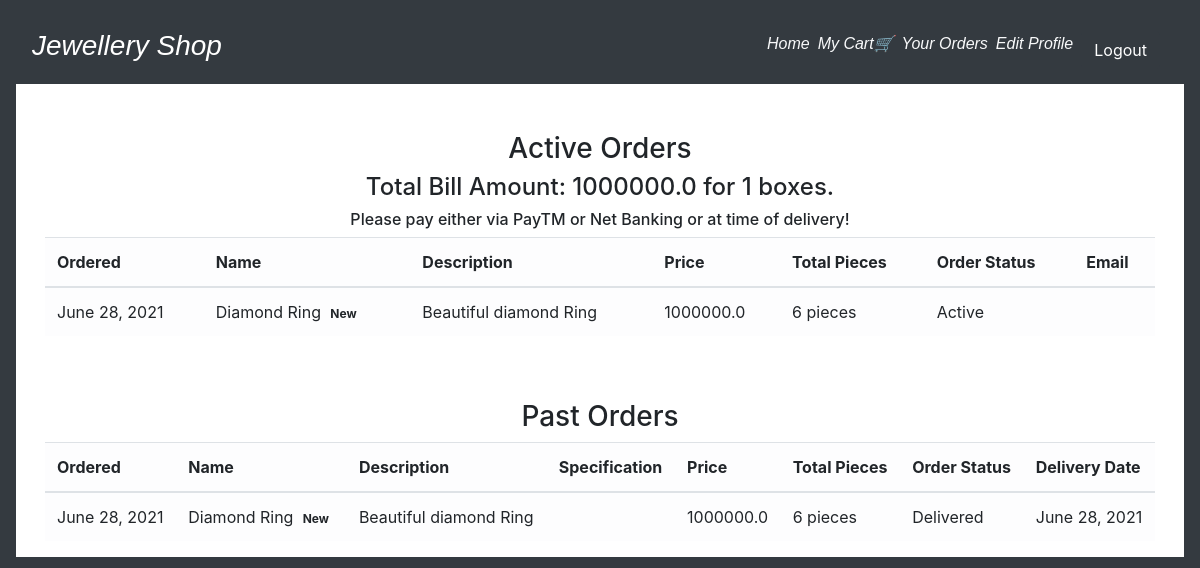
The page /order_details/ (signed in) on the database its author committed.
### main/models.py (models this page shows, shortened)
class CartItems(models.Model):
    ORDER_STATUS = (
        ('Active', 'Active'),
        ('Delivered', 'Delivered')
    )
    user = models.ForeignKey(User, on_delete=models.CASCADE)
    item = models.ForeignKey(Item, on_delete=models.CASCADE)
    ordered = models.BooleanField(default=False)
    quantity = models.IntegerField(default=1)
    ordered_date = models.DateField(default=timezone.now)
    status = models.CharField(max_length=20, choices=ORDER_STATUS, default='Active')
    delivery_date = models.DateField(default=timezone.now)
    class Meta:
        verbose_name = 'Cart Item'
        verbose_name_plural = 'Cart Items'

class Item(models.Model):
    LABELS = (
        ('BestSeller', 'BestSeller'),
        ('New', 'New'),
        ('Unique', 'Unique'),
        ('Antique', 'Antique'),
    )
    title = models.CharField(max_length=150)
    description = models.CharField(max_length=250,blank=True)
    price = models.FloatField()
    pieces = models.IntegerField(default=6)
    image = models.ImageField(default='default.png', upload_to='images/')
    labels = models.CharField(max_length=25, choices=LABELS, blank=True)
    slug = models.SlugField(default="Jewellery_Shop")
    created_by = models.ForeignKey(User, on_delete=models.CASCADE)
    Email = models.CharField(max_length=150, null=True)

### main/views.py (the view)
# urls.py: path('order_details/', views.order_details, name='order_details'),
@login_required
def order_details(request):
    items = CartItems.objects.filter(user=request.user, ordered=True,status="Active").order_by('-ordered_date')
    cart_items = CartItems.objects.filter(user=request.user, ordered=True,status="Delivered").order_by('-ordered_date')
    bill = items.aggregate(Sum('item__price'))
    number = items.aggregate(Sum('quantity'))
    pieces = items.aggregate(Sum('item__pieces'))
    total = bill.get("item__price__sum")
    count = number.get("quantity__sum")
    total_pieces = pieces.get("item__pieces__sum")
    context = {
        'items':items,
        'cart_items':cart_items,
        'total': total,
        'count': count,
        'total_pieces': total_pieces
    }
    return render(request, 'main/order_details.html', context)

### main/templatetags/get_group.py (called while the page is built)
@register.filter(name='has_group')
def has_group(user, group_name):
    return user.groups.filter(name=group_name).exists()

### main/templates/main/order_details.html
{% extends "main/layout.html" %}
{% block content %}
<div class="cart">
    <div class="container">
        <div class="row">
            <div class="col-sm-12 mt-5">
                <h3 class="text-center">Active Orders</h3>
                {% if items %}
                <h4 class="text-center">Total Bill Amount: {{total}} for {{ count }} boxes.</h4>
                <h6 class="text-center">Please pay either via PayTM or Net Banking or at time of delivery!</h6>
                <div class="table-responsive">
                    <table class="table table-light">
                        <thead>
                        <tr>
                            <th scope="col">Ordered</th>
                            <th scope="col">Name</th>
                            <th scope="col">Description</th>
                            <th scope="col">Price</th>
                            <th scope="col">Total Pieces</th>
                            <th scope="col">Order Status</th>
                            <th scope="col">Email</th>
                        </tr>
                        </thead>
                        <tbody>
                            {% for item_active in items %}
                        <tr>
                            <td>{{ item_active.ordered_date }}</td>
                            <td>{{ item_active.item.title }} <span class="badge badge-{{ item_active.item.label_colour }}">{{ item_active.item.labels }}</span></td>
                            <td>{{ item_active.item.description }}</td>
                            <td>{{ item_active.item.price }}</td>
                            <td>{{ item_active.item.pieces }} pieces</td>
                            <td>{{ item_active.status }}</td>
                            <td>{{ item_active.User.email }}</td>
                        </tr>
                            {% endfor %}
                        </tbody>
                    </table>
                </div>
                {% else %}
                <h4 class="text-center">Sorry, you have not ordered any item yet!!!</h4>
                {% endif %}
            </div>
        </div>
        <div class="row">
            <div class="col-sm-12 mt-5">
                <h3 class="text-center">Past Orders</h3>
                {% if cart_items %}
                <div class="table-responsive">
                    <table class="table table-light">
                        <thead>
                        <tr>
                            <th scope="col">Ordered</th>
                            <th scope="col">Name</th>
                            <th scope="col">Description</th>
                            <th scope="col">Specification</th>
                            <th scope="col">Price</th>
                            <th scope="col">Total Pieces</th>
                            <th scope="col">Order Status</th>
                            <th scope="col">Delivery Date</th>
                        </tr>
                        </thead>
                        <tbody>
                            {% for cart in cart_items %}
                        <tr>
                            <td>{{ cart.ordered_date }}</td>
                            <td>{{ cart.item.title }} <span class="badge badge-{{ cart.item.label_colour }}">{{ cart.item.labels }}</span></td>
                            <td>{{ cart.item.description }}</td>
                            <td>{{ cart.item.instructions }}</td>
                            <td>{{ cart.item.price }}</td>
                            <td>{{ cart.item.pieces }} pieces</td>
                            <td>{{ cart.status }}</td>
                            <td>{{ cart.delivery_date }}</td>
                        </tr>
                            {% endfor %}
                        </tbody>
                    </table>
                </div>
                {% else %}
                <h4 class="text-center">Sorry, you have not ordered any item yet!!!</h4>
                {% endif %}
            </div>
        </div>
    </div>
</div>
{% endblock content %}

### rows shown on the page
CartItems: ordered_date "June 28, 2021", item "Diamond Ring", item.labels "New", item.description "Beautiful diamond Ring", item.price "1000000.0", item.pieces "6", status "Active"
CartItems: ordered_date "June 28, 2021", item "Diamond Ring", item.labels "New", item.description "Beautiful diamond Ring", item.price "1000000.0", item.pieces "6", status "Delivered", delivery_date "June 28, 2021"

### other values the page prints
{{ total }} "1000000.0"
{{ count }} "1"
